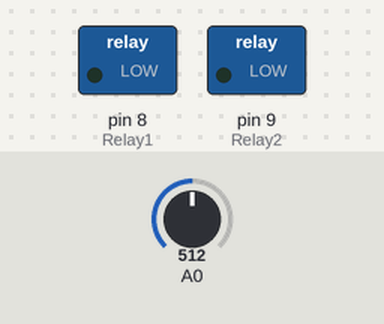
The sketch below on a simulated Arduino Uno, built with avr-gcc and run on an emulated ATmega328P. Shown: switched loads named in the sketch (green lamp = pin HIGH). Inputs (shaded band) come from the test bench; at power-on: A0 = 512.

Above: at 2.8 s.
2.9 s: A0 set to 525
At 5.1 s:
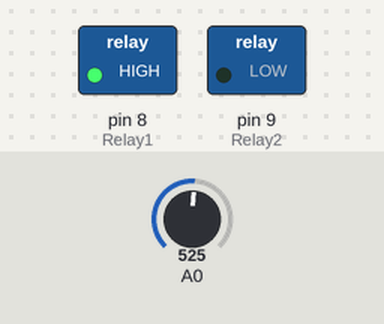
5.6 s: A0 set to 511
At 6.6 s:
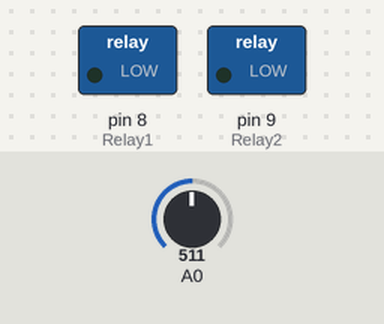
8.3 s: A0 set to 716
At 10.9 s:
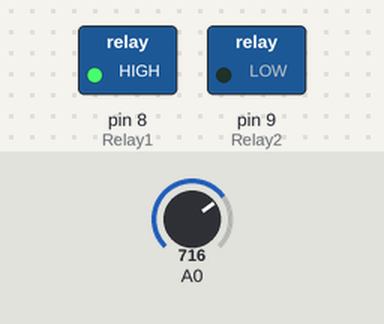
Timing chart, 0 to 12.4 s (numbered marks = the images above; inputs shaded):
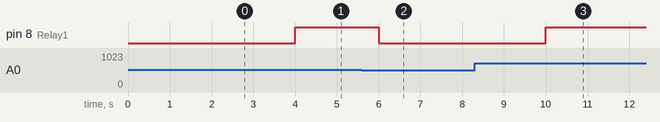

Measured:
- the behaviour switches between 512 and 513 on A0 (found by bisection; images 0 and 1)
- after the input at 2.9 s, pin 8 (Relay1): LOW → HIGH after 1.1 s
- after the input at 5.6 s, pin 8 (Relay1): HIGH → LOW after 0.40 s
- after the input at 8.3 s, pin 8 (Relay1): LOW → HIGH after 1.7 s

The sketch:

automaticStreetLight.ino
```cpp
// Automatic street light

int Relay1 = 8;
int Relay2 = 9;
void setup() {
  // put your setup code here, to run once:
pinMode(A0, INPUT);
pinMode(Relay1, OUTPUT);
pinMode(Relay2, OUTPUT);

digitalWrite(Relay1, HIGH);
digitalWrite(Relay2, HIGH);
}

void loop() {
  // put your main code here, to run repeatedly:
int x = analogRead(A0);
if(x<=512)
{
  digitalWrite(Relay1, LOW); // lights turned on
  digitalWrite(Relay2, LOW); // lights turned on
  delay(2000);

}
else
{
  digitalWrite(Relay1, HIGH); // lights turned off
  digitalWrite(Relay1, HIGH); // lights turned off
  delay(2000);
}
}
```
